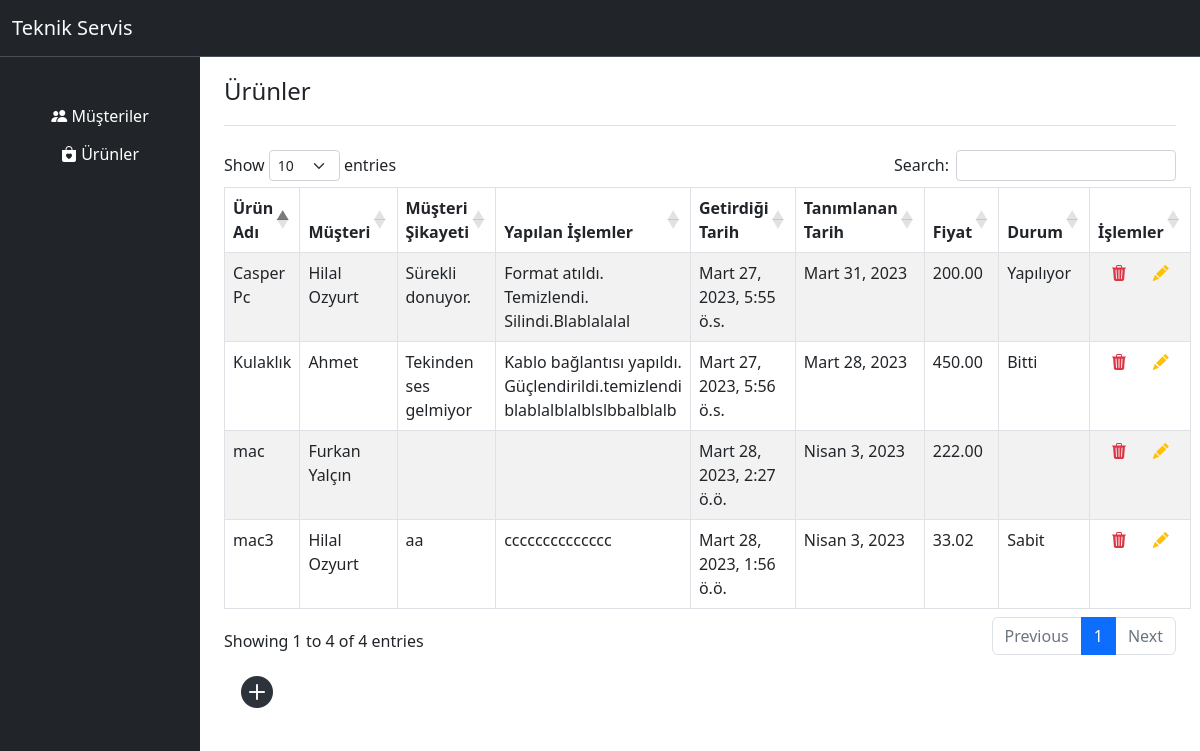
The page / on the database its author committed.
### faults/models.py (models this page shows, shortened)
class Product(models.Model):
    product_name = models.CharField(max_length=200)
    customer = models.ForeignKey(Customer, on_delete=models.CASCADE)
    customer_complaint = models.CharField(max_length=400, blank=True)
    transantions_made = models.TextField(validators= [MinLengthValidator(10)], blank=True)
    record_date = models.DateTimeField(default=timezone.now, blank=True)
    complated_date = models.DateField()
    price = models.DecimalField(max_digits=19, decimal_places=2, blank=True)
    status = models.CharField(max_length=250, blank=True)
    slug = models.SlugField(unique=True, db_index=True, blank=True)

class Customer(models.Model):
    name_surname = models.CharField(max_length=200)
    email = models.EmailField(default="", blank=True)
    phone = models.CharField(max_length=11, blank=True)
    address = models.CharField(max_length=200, blank=True)
    record_date = models.DateTimeField(default=timezone.now)
    status = models.CharField(max_length=250, blank=True)
    slug = models.SlugField(unique=True, db_index=True, blank=True)
    def __str__(self):
        return self.name_surname

### faults/views.py (the view)
# urls.py: path("",  views.index, name="home_page"),
def index(request):
    products = Product.objects.all()
    return render(request, 'index.html', {
        "products": products
    })

### faults/templates/index.html (shortened to what this page needs)
{% extends 'faults/base.html' %}
{% load static %}
{% block link %}
    <Link rel="stylesheet" href="https://cdnjs.cloudflare.com/ajax/libs/twitter-bootstrap/5.2.0/css/bootstrap.min.css"></Link>
    <Link rel="stylesheet" href="https://cdn.datatables.net/1.13.4/css/dataTables.bootstrap5.min.css"></Link>
    <link rel="stylesheet" href="https://cdn.jsdelivr.net/npm/bootstrap-icons@1.10.3/font/bootstrap-icons.css">
    {% endblock  %}
{% block content %}
<div class="container">
    <header class="d-flex flex-wrap justify-content-center py-3 mb-4 border-bottom">
        <span class="fs-4 d-flex mb-3 mb-md-0 me-md-auto text-dark text-decoration-none">Ürünler</span>
    </header>
  </div>
<div class="container ">
    <table id="example" class="table table-bordered table-striped data-table1" style="min-width: 100%">
        <thead>
            <tr>
                <th>Ürün Adı</th>
                <th>Müşteri</th>
                <th>Müşteri Şikayeti</th>
                <th>Yapılan İşlemler</th>
                <th>Getirdiği Tarih</th>
                <th>Tanımlanan Tarih</th>
                <th>Fiyat</th>
                <th>Durum</th>
                <th>İşlemler</th>
            </tr>
        </thead>
        <tbody>
            {% for product in products %}
            <tr>
                <td>{{product.product_name}}</td>
                <td>{{product.customer}}</td>
                <td>{{product.customer_complaint}}</td>
                <td>{{product.transantions_made}}</td>
                <td>{{product.record_date}}</td>
                <td>{{product.complated_date}}</td>
                <td>{{product.price}}</td>
                <td>{{product.status}}</td>
                <td>
                    <div class="d-flex justify-content-around">
                        <a href="{% url 'delete_product' product.slug %}"><i class="bi bi-trash3-fill text-danger"></i></a>
                        <a href="{% url 'product_update' product.slug %}"><i class="bi bi-pencil-fill text-warning"></i></a>
                    </div>
                </td>
            </tr>
            {% endfor %}
        </tbody>
    </table>
</div>
<div class="container-fluid">
    <button class="btn btn-circle btn-circle-lg m-1 float-right" type="button">
        <a href="{% url 'create_products'%}" style="color: #2c333a;"><i class="bi bi-plus-circle-fill" style="font-size: 2rem;"></i></a>
    </button>
</div>
{% endblock  %}

### templates/faults/base.html (shortened to what this page needs)
<!DOCTYPE html>
<html lang="en">
<head>
    <link href="https://cdn.jsdelivr.net/npm/bootstrap@5.3.0-alpha2/dist/css/bootstrap.min.css" rel="stylesheet">
    <link rel="stylesheet" href="https://cdn.jsdelivr.net/npm/bootstrap-icons@1.10.3/font/bootstrap-icons.css">
    {% block link %}{% endblock  %}
</head>
<body>
    <div class="container-fluid" >
        <div class="row content">
           <nav class="navbar sticky-top bg-dark border-bottom" data-bs-theme="dark">
                <div class="container-fluid">
                  <a class="navbar-brand text-light" href="{% url 'home_page' %}">Teknik Servis</a>
                </div>
            </nav>
          <div class="col-sm-2 sidenav bg-dark min-vh-100" style="padding-top:40px">
            <ul class="nav nav-pills flex-column" >
              <li class="active d-grid gap-2">
                <a class="btn btn-dark" href="{% url 'customers_page' %}" role="button">
                  <i class="bi bi-people-fill" style="font-size: 1rem;"></i>
                  Müşteriler
                </a>
              </li>
              <li class="d-grid gap-2">
                <a class="btn btn-dark" href="{% url 'home_page' %}" role="button">
                  <i class="bi bi-bag-heart-fill" style="font-size: 1rem;"></i>
                  Ürünler
                </a>
              </li>
            </ul><br>
          </div>
          <div class="col-sm-10 ">
            {% block content %}{% endblock  %}
          </div>
        </div>
      </div>
</body>
</html>

### rows shown on the page
Product: product_name "Casper Pc", customer "Hilal Ozyurt", customer_complaint "Sürekli donuyor.", transantions_made "Format atıldı. Temizlendi. Silindi.Blablalalal", record_date "Mart 27, 2023, 5:55 ö.s.", complated_date "Mart 31, 2023", price "200.00", status "Yapılıyor"
Product: product_name "Kulaklık", customer "Ahmet", customer_complaint "Tekinden ses gelmiyor", transantions_made "Kablo bağlantısı yapıldı. Güçlendirildi.temizlendi blablalblalblslbbalblalb", record_date "Mart 27, 2023, 5:56 ö.s.", complated_date "Mart 28, 2023", price "450.00", status "Bitti"
Product: product_name "mac3", customer "Hilal Ozyurt", customer_complaint "aa", transantions_made "cccccccccccccc", record_date "Mart 28, 2023, 1:56 ö.ö.", complated_date "Nisan 3, 2023", price "33.02", status "Sabit"
Product: product_name "mac", customer "Furkan Yalçın", record_date "Mart 28, 2023, 2:27 ö.ö.", complated_date "Nisan 3, 2023", price "222.00"
